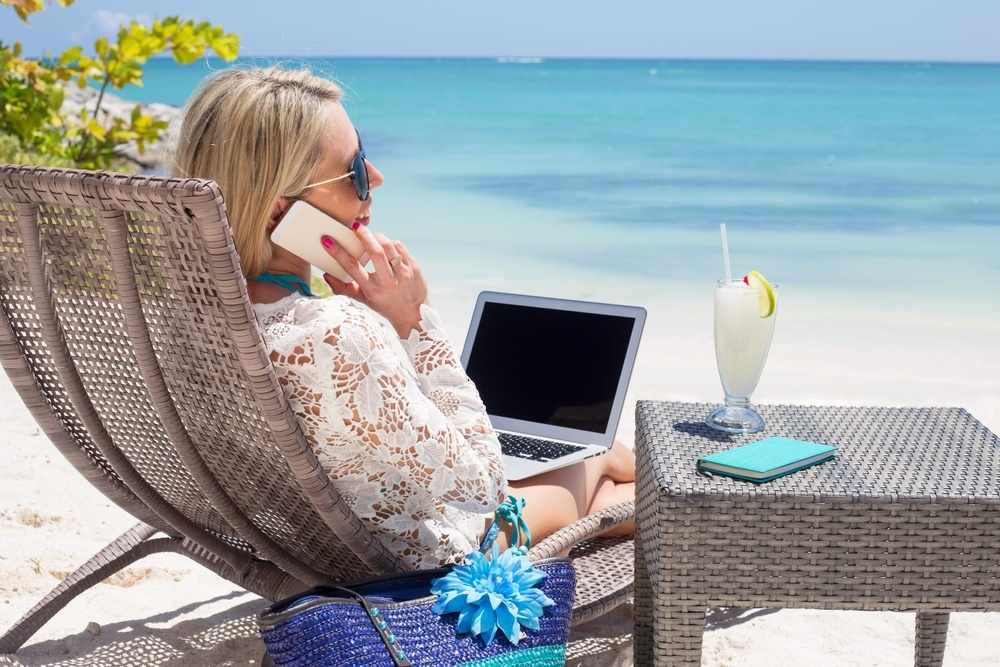
#> input picture imgs/beach-work1.jpg, 1000 x 667 px, shrunk from 1346 x 898 before the run
$ python '22_为图片添加水印.py'
#> lines starting #> are read from the running program, lines starting #| are printed output that depends on the picture; after the words box and inside, x2 and y2 are one past the last pixel; in counts of white or black regions, pixels touching at a corner belong together
"""
为图片添加水印

步骤：
1. 导入一张需要添加水印的图片
2. 导入/创建 水印图片
3. 计算在什么地方添加，将添加的地方变为黑色
4. 利用 add 将两张图片叠加到一起
"""
import cv2
import numpy as np


# 读取需要添加水印的图片
img = cv2.imread('./imgs/beach-work1.jpg')
#> img is the input picture: shape (667, 1000, 3); mean B, G, R 164, 161.4, 153.8

# 创建 logo 和 mask
logo = np.zeros((200,200,3), np.uint8)
mask = np.zeros((200,200), np.uint8)

# 绘制logo （模拟logo）
logo[20:120, 20:120] = [0, 0, 255]
logo[80:180, 80:180] = [255, 0, 0]
# 对 mask 进行相同处理
mask[20:120, 20:120] = 255
mask[80:180, 80:180] = 255

# 对 mask 按位取反
m = cv2.bitwise_not(mask)

# 选择添加水印的位置
roi = img[0:200, 0:200]
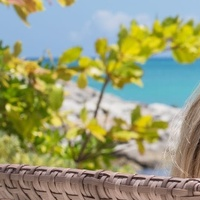
#> roi: shape (200, 200, 3); mean B, G, R 120, 157.1, 152.6

# 将选择的位置与 m 进行按位与操作
tmp = cv2.bitwise_and(roi, roi, mask=m)
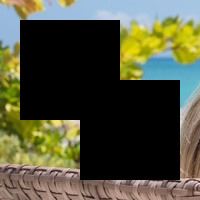
#> tmp: shape (200, 200, 3); mean B, G, R 60.4, 81.6, 80.3


# 将 logo 与 mask 进行按位异或
cv2.bitwise_xor(logo, logo, mask=mask)

# 将 tmp 与 logo 进行相加操作, 可以得到在logo 大小内与原图的效果
dst = cv2.add(logo, tmp)
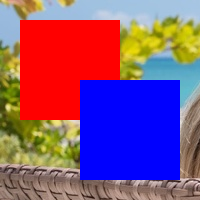
#> dst: shape (200, 200, 3); mean B, G, R 124.2, 81.6, 133.8
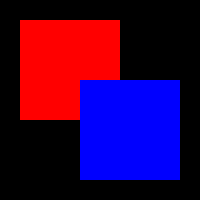
#> logo: shape (200, 200, 3); mean B, G, R 63.8, 0, 53.5

# 将原图的区域替换位上面的 dst
img[0:200, 0:200] = dst
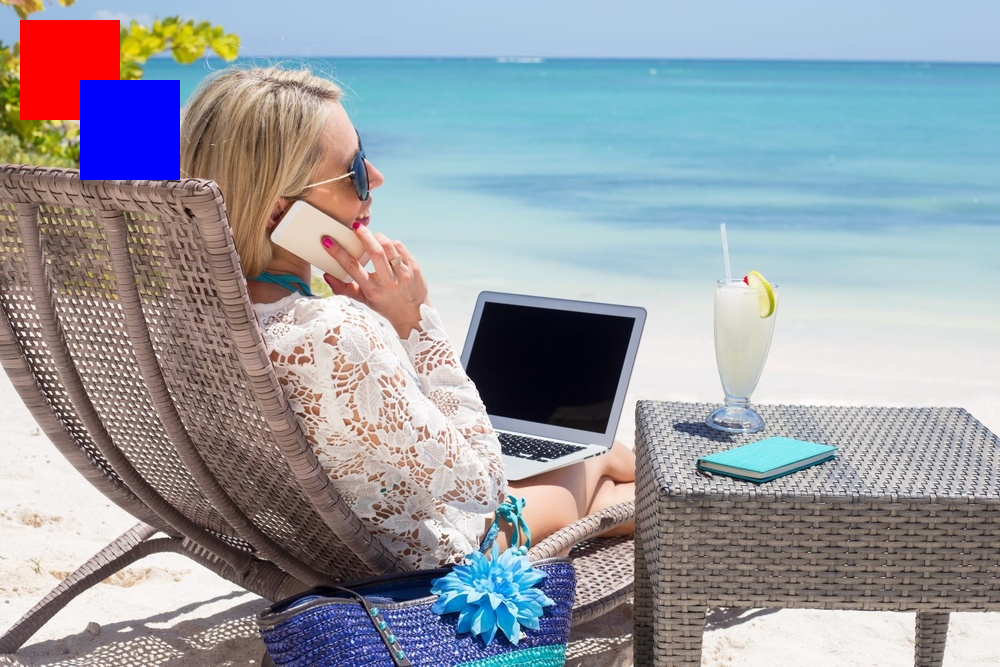
#> img: shape (667, 1000, 3); 2.76% of pixels changed, all inside (x1, y1, x2, y2) = (20, 20, 180, 180)

cv2.imshow('logo', logo)
cv2.imshow('mask', mask)
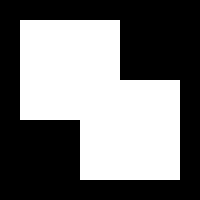
#> window 'mask': shape (200, 200); 46% white; 1 white region, box (x1, y1, x2, y2) and area: (20, 20, 180, 180) 18400
cv2.imshow('roi', roi)
cv2.imshow('tmp', tmp)
cv2.imshow('dst', dst)
cv2.imshow('result', img)

if cv2.waitKey(0) & 0xFF == ord('q'):
#> (key q is pressed here)
    cv2.destroyAllWindows()

$ run again, with imgs/before.jpeg copied over imgs/beach-work1.jpg
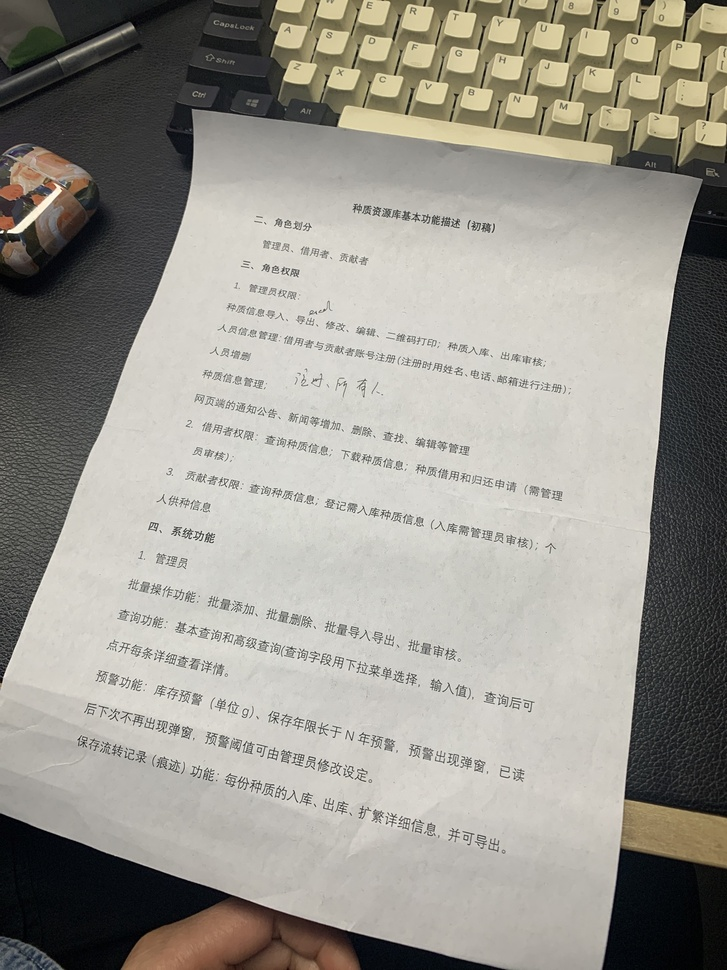
#> input picture imgs/before.jpeg, 727 x 970 px, shrunk from 1440 x 1920 before the run
#> img is the input picture: shape (970, 727, 3); mean B, G, R 143, 151, 154
#> `dst = cv2.add(logo, tmp)`:
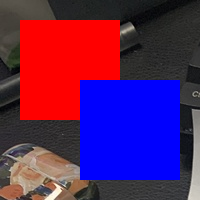
#> dst: shape (200, 200, 3); mean B, G, R 95.4, 33.8, 90
#> `img[0:200, 0:200] = dst`:
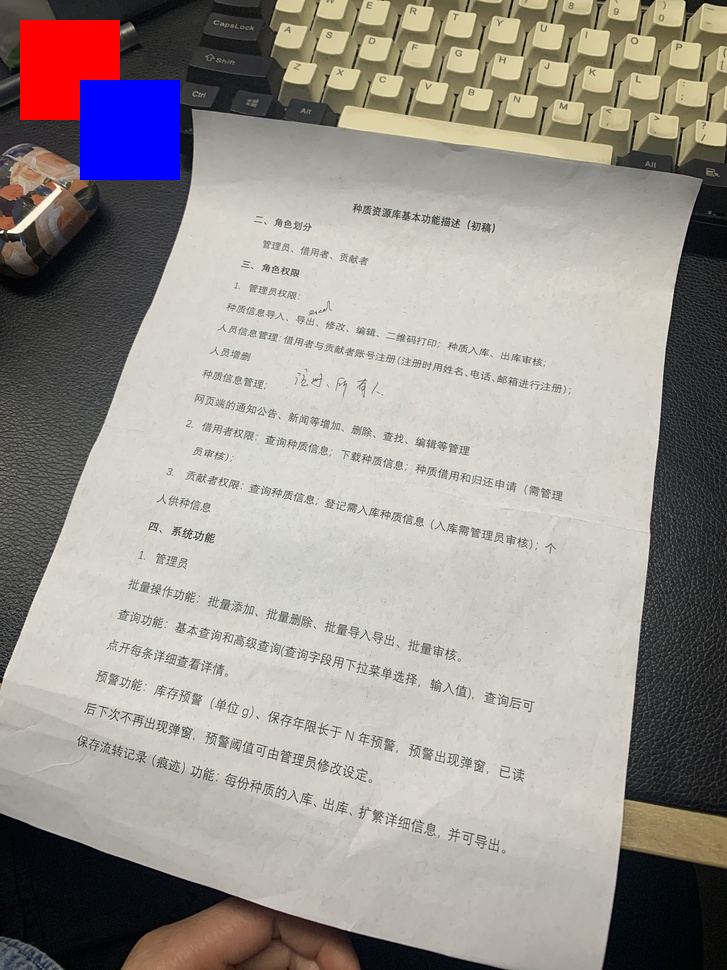
#> img: shape (970, 727, 3); 2.61% of pixels changed, all inside (x1, y1, x2, y2) = (20, 20, 180, 180)
